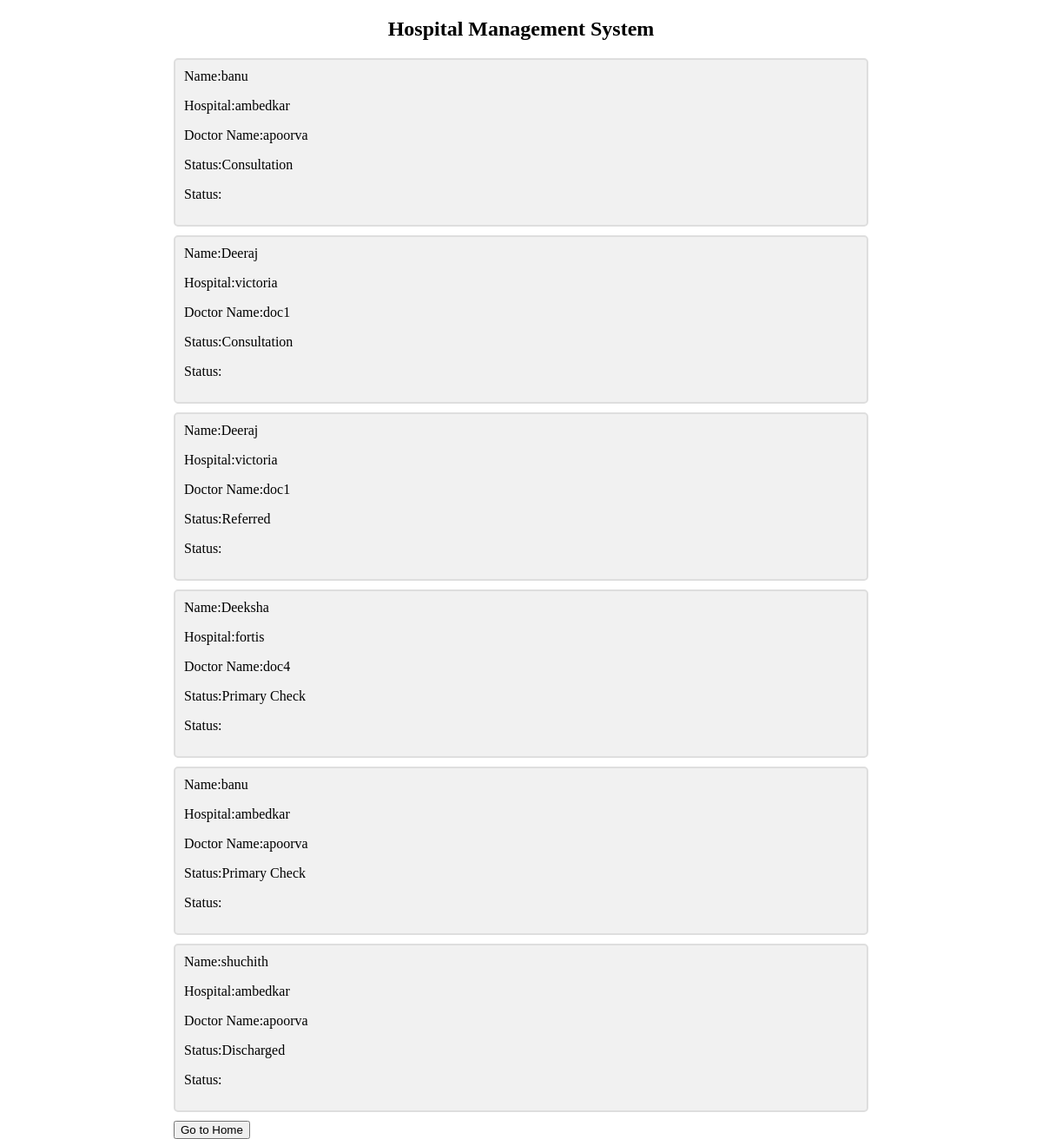
/patient/displaypatients (signed in), run on the app's committed database.
### patient/models.py (models this page shows, shortened)
class Patient(models.Model):
    STATUS_CHOICES = [
        ('primary_check', 'Primary Check'),
        ('consultation', 'Consultation'),
        ('discharged', 'Discharged'),
        ('admitted', 'Admitted'),
        ('referred', 'Referred'),
    ]
    patient_id = models.AutoField(primary_key=True)
    name = models.CharField(max_length=100,unique=True)
    hospital = models.ForeignKey(Hospital, on_delete=models.CASCADE)
    doctor_name = models.CharField(max_length=100)
    status = models.CharField(max_length=20, choices=STATUS_CHOICES)
    date = models.DateField(auto_now_add=True)
    ph_number = models.CharField(max_length=15, blank=True,default="")
    dob = models.DateField(default=timezone.now, blank=False, null=False)

class Hospital(models.Model):
    id=models.AutoField(auto_created=True,primary_key=True)
    hname = models.CharField(max_length=100)
    address = models.TextField()
    department=models.ManyToManyField(Department)

### patient/views.py (the view)
# urls.py: path('displaypatients',views.displaypatients, name='displaypatients'),
@login_required(login_url='signin')
def displaypatients(request):
    patients=Patient.objects.all()
    return render(request,'displaypatients.html',{'patients':patients})

### templates/displaypatients.html (shortened to what this page needs)
<!DOCTYPE html>
<html>
<head>
</head>
<body>
<div align="center">
    <h2>Hospital Management System</h2>
</div>
{% for patient in patients %}
    <div class="container">
        <label for="name">Name:{{ patient.name }}</label>
        <label for="hospital">Hospital:{{ patient.hospital.hname }}</label>
        <label for="doctor_name">Doctor Name:{{ patient.doctor_name }}</label>
        <label for="status">Status:{{ patient.get_status_display }}</label>
        <label for="status">Status:{{ patient.ph_number }}</label>
    </div>
{% endfor %}
<a href="/patient">
  <button type="button">Go to Home</button>
</a>
</body>
</html>

### templates/displaypatients.html (style rules this page uses)
body { margin: 0 auto; max-width: 800px; padding: 0 20px; }
.container { border: 2px solid #dedede; background-color: #f1f1f1; border-radius: 5px; padding: 10px; margin: 10px 0; }
.container::after { content: ""; clear: both; display: table; }

### data on the page
Patient: name "banu", hospital.hname "ambedkar", doctor_name "apoorva", status "Consultation"
Patient: name "Deeraj", hospital.hname "victoria", doctor_name "doc1", status "Consultation"
Patient: name "Deeraj", hospital.hname "victoria", doctor_name "doc1", status "Referred"
Patient: name "Deeksha", hospital.hname "fortis", doctor_name "doc4", status "Primary Check"
Patient: name "banu", hospital.hname "ambedkar", doctor_name "apoorva", status "Primary Check"
Patient: name "shuchith", hospital.hname "ambedkar", doctor_name "apoorva", status "Discharged"
